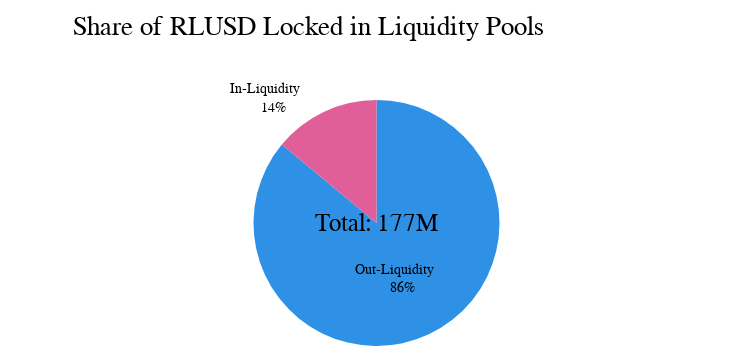

Here is the notebook cell this chart was saved with:
### Code cell
fig3.return_fig()

### Figure 1 — Plotly figure (JSON) as saved in the notebook; plotly's stock layout.template omitted (floating-point values rounded to 4 significant figures; data arrays with more than 128 entries replaced by an {"elided": "..."} marker saying what was removed)
{"data": [{"hole": 0, "labels": ["Out-Liquidity    ", "In-Liquidity    "], "marker": {"colors": {"elided": "577 str values"}, "line": {"color": "white", "width": 0}}, "showlegend": false, "textfont": {"color": "black", "family": "Cardo", "size": 14}, "textinfo": "percent+label", "texttemplate": "%{label}<br>%{percent}", "type": "pie", "values": [152000000.0, 24710000.0]}], "layout": {"annotations": [{"align": "center", "font": {"color": "black", "family": "Cardo", "size": 25}, "showarrow": false, "text": "Total: 177M", "x": 0.5, "xref": "paper", "y": 0.5, "yref": "paper"}], "autosize": true, "font": {"family": "Cardo", "size": 16}, "height": 351, "legend": {"bgcolor": "rgba(0,0,0,0)", "font": {"color": "black", "family": "Cardo", "size": 12}, "itemsizing": "constant", "orientation": "v", "x": 0.2, "xanchor": "left", "y": 0.9, "yanchor": "top"}, "margin": {"b": 0, "l": 0, "r": 0, "t": 100}, "paper_bgcolor": "rgba(0,0,0,0)", "plot_bgcolor": "rgba(0,0,0,0)", "title": {"font": {"color": "black", "family": "Cardo", "size": 27}, "text": "<span style='color: black; font-weight: normal;'>Share of RLUSD Locked in Liquidity Pools</span><br><sub style='font-size: 18px; color: black; font-weight: normal;'></sub>", "x": 0.1, "xanchor": "left", "y": 0.9, "yanchor": "top"}, "width": 730}}
